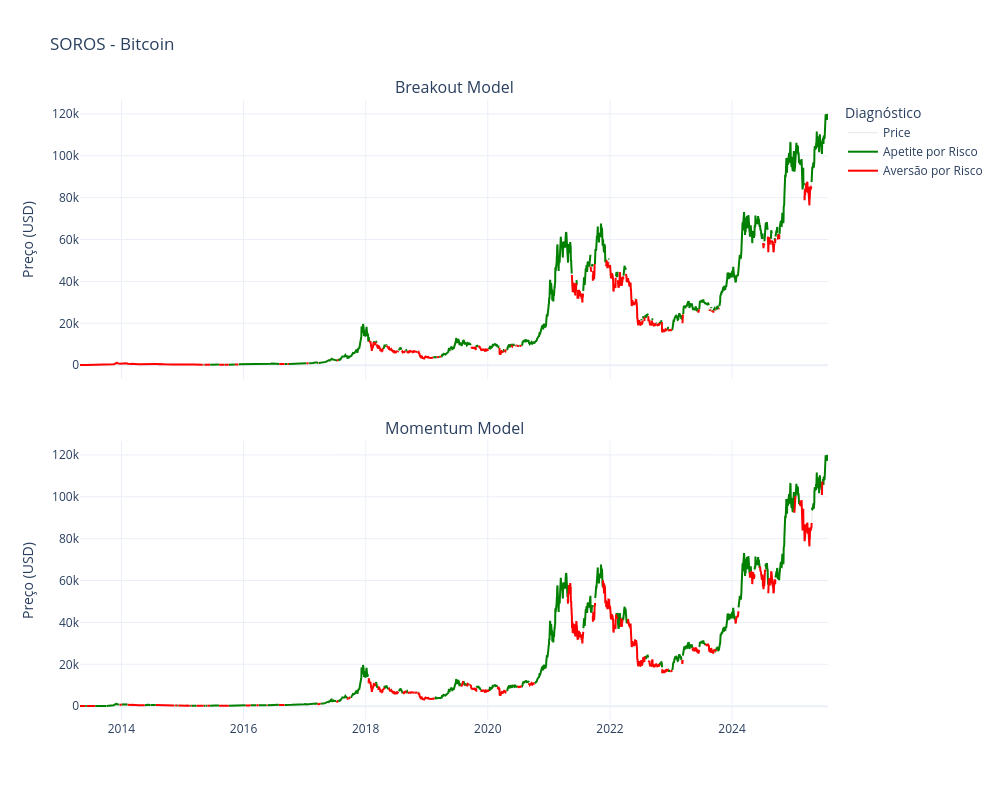

Notebook source saved alongside this figure:
### Code cell
import numpy as np
import pandas as pd
import plotly.graph_objects as go
from plotly.subplots import make_subplots


# Get price data
asset_data = analyzer.get_asset_data(asset_id).price_data
close_prices = asset_data['close']

# Determine if we should show BTC charts based on asset_id
show_btc_charts = asset_id != 'bitcoin'

# Create subplots with appropriate number of rows
if show_btc_charts:
    # Show both USD and BTC charts (4 rows)
    fig = make_subplots(rows=4, cols=1, 
                        subplot_titles=("Donchian Breakout Model BTC", 
                                       "Donchian Breakout Model USD", 
                                       "RSI Bullish BTC",
                                       "RSI Bullish USD"),
                        vertical_spacing=0.1,
                        shared_xaxes=True)
    num_rows = 4
else:
    # Only show USD charts (2 rows)
    fig = make_subplots(rows=2, cols=1, 
                        subplot_titles=("Breakout Model", 
                                        "Momentum Model"),
                        vertical_spacing=0.1,
                        shared_xaxes=True)
    num_rows = 2

# Add background price line with low alpha to all charts
for i in range(1, num_rows + 1):
    fig.add_trace(go.Scatter(
        x=close_prices.index, 
        y=close_prices, 
        mode='lines', 
        name='Price',
        line=dict(color='gray', width=1),
        opacity=0.2,
        showlegend=False if i > 1 else True
    ), row=i, col=1)

# Current row tracker for USD-only mode
current_row = 1

# 1. Donchian Ensemble BTC (only if not bitcoin)
if show_btc_charts:
    values_btc = analyzer.get_asset_data(asset_id).get_signal('DonchianEnsembleBTC').values
    bull_btc = values_btc == 1
    bear_btc = values_btc == 0

    green_column_btc = pd.Series(np.nan, index=close_prices.index)
    red_column_btc = pd.Series(np.nan, index=close_prices.index)

    green_column_btc[bull_btc] = close_prices[bull_btc]
    red_column_btc[bear_btc] = close_prices[bear_btc]

    fig.add_trace(go.Scatter(
        x=green_column_btc.index, 
        y=green_column_btc, 
        mode='lines', 
        name='Bullish BTC (1)',
        line=dict(color='green')
    ), row=1, col=1)

    fig.add_trace(go.Scatter(
        x=red_column_btc.index, 
        y=red_column_btc, 
        mode='lines', 
        name='Bearish/Neutral BTC (0)',
        line=dict(color='red')
    ), row=1, col=1)
    
    current_row += 1

# 2. Donchian Ensemble USD
values_usd = analyzer.get_asset_data(asset_id).get_signal('DonchianEnsembleUSD').values
bull_usd = values_usd == 1
bear_usd = values_usd == 0

green_column_usd = pd.Series(np.nan, index=close_prices.index)
red_column_usd = pd.Series(np.nan, index=close_prices.index)

green_column_usd[bull_usd] = close_prices[bull_usd]
red_column_usd[bear_usd] = close_prices[bear_usd]

fig.add_trace(go.Scatter(
    x=green_column_usd.index, 
    y=green_column_usd, 
    mode='lines', 
    name='Apetite por Risco',
    line=dict(color='green'),
    showlegend=current_row == 1  # Only show in legend if it's the first row
), row=current_row, col=1)

fig.add_trace(go.Scatter(
    x=red_column_usd.index, 
    y=red_column_usd, 
    mode='lines', 
    name='Aversão por Risco',
    line=dict(color='red'),
    showlegend=current_row == 1  # Only show in legend if it's the first row
), row=current_row, col=1)

current_row += 1

# 3. RSI Bullish BTC (only if not bitcoin)
if show_btc_charts:
    rsi_bullish_btc = analyzer.get_asset_data(asset_id).get_signal('RSI_Bullish_BTC').values
    
    bull_rsi_btc = rsi_bullish_btc == 1
    not_bull_rsi_btc = ~bull_rsi_btc

    green_column_rsi_btc = pd.Series(np.nan, index=close_prices.index)
    red_column_rsi_btc = pd.Series(np.nan, index=close_prices.index)

    green_column_rsi_btc[bull_rsi_btc] = close_prices[bull_rsi_btc]
    red_column_rsi_btc[not_bull_rsi_btc] = close_prices[not_bull_rsi_btc]

    fig.add_trace(go.Scatter(
        x=green_column_rsi_btc.index, 
        y=green_column_rsi_btc, 
        mode='lines', 
        name='RSI Bullish BTC (1)',
        line=dict(color='green'),
        showlegend=True
    ), row=current_row, col=1)

    fig.add_trace(go.Scatter(
        x=red_column_rsi_btc.index, 
        y=red_column_rsi_btc, 
        mode='lines', 
        name='Not RSI Bullish BTC (0)',
        line=dict(color='red'),
        showlegend=True
    ), row=current_row, col=1)
    
    current_row += 1

# 4. RSI Bullish USD
rsi_bullish_usd = analyzer.get_asset_data(asset_id).get_signal('RSI_Bullish_USD').values

bull_rsi_usd = rsi_bullish_usd == 1
not_bull_rsi_usd = ~bull_rsi_usd

green_column_rsi_usd = pd.Series(np.nan, index=close_prices.index)
red_column_rsi_usd = pd.Series(np.nan, index=close_prices.index)

green_column_rsi_usd[bull_rsi_usd] = close_prices[bull_rsi_usd]
red_column_rsi_usd[not_bull_rsi_usd] = close_prices[not_bull_rsi_usd]

fig.add_trace(go.Scatter(
    x=green_column_rsi_usd.index, 
    y=green_column_rsi_usd, 
    mode='lines', 
    name='RSI Bullish USD (1)',
    line=dict(color='green'),
    showlegend=current_row == 3  # Only show in legend if it's the first row in USD-only mode
), row=current_row, col=1)

fig.add_trace(go.Scatter(
    x=red_column_rsi_usd.index, 
    y=red_column_rsi_usd, 
    mode='lines', 
    name='Not RSI Bullish USD (0)',
    line=dict(color='red'),
    showlegend=current_row == 3  # Only show in legend if it's the first row in USD-only mode
), row=current_row, col=1)

# Update layout
fig.update_layout(
    title=f'SOROS - {asset_id.capitalize()}',
    xaxis_title='',
    legend_title='Diagnóstico',
    height=800 if asset_id == 'bitcoin' else 1600,  # Adjust height based on number of charts
    width=1000,
    template='plotly_white'
)

# Update y-axis titles for all rows
for i in range(1, num_rows + 1):
    fig.update_yaxes(title_text="Preço (USD)", row=i, col=1)

# Show the plot
fig.show()

### Figure 1 — Plotly figure (JSON) as saved in the notebook; plotly's stock layout.template omitted (floating-point values rounded to 4 significant figures; data arrays with more than 128 entries replaced by an {"elided": "..."} marker saying what was removed)
{"data": [{"line": {"color": "gray", "width": 1}, "mode": "lines", "name": "Price", "opacity": 0.2, "showlegend": true, "type": "scatter", "x": {"elided": "4475 str values"}, "xaxis": "x", "y": {"elided": "4475 float values"}, "yaxis": "y"}, {"line": {"color": "gray", "width": 1}, "mode": "lines", "name": "Price", "opacity": 0.2, "showlegend": false, "type": "scatter", "x": {"elided": "4475 str values"}, "xaxis": "x2", "y": {"elided": "4475 float values"}, "yaxis": "y2"}, {"line": {"color": "green"}, "mode": "lines", "name": "Apetite por Risco", "showlegend": true, "type": "scatter", "x": {"elided": "4475 str values"}, "xaxis": "x", "y": {"elided": "4475 float values"}, "yaxis": "y"}, {"line": {"color": "red"}, "mode": "lines", "name": "Aversão por Risco", "showlegend": true, "type": "scatter", "x": {"elided": "4475 str values"}, "xaxis": "x", "y": {"elided": "4475 float values"}, "yaxis": "y"}, {"line": {"color": "green"}, "mode": "lines", "name": "RSI Bullish USD (1)", "showlegend": false, "type": "scatter", "x": {"elided": "4475 str values"}, "xaxis": "x2", "y": {"elided": "4475 float values"}, "yaxis": "y2"}, {"line": {"color": "red"}, "mode": "lines", "name": "Not RSI Bullish USD (0)", "showlegend": false, "type": "scatter", "x": {"elided": "4475 str values"}, "xaxis": "x2", "y": {"elided": "4475 float values"}, "yaxis": "y2"}], "layout": {"annotations": [{"font": {"size": 16}, "showarrow": false, "text": "Breakout Model", "x": 0.5, "xanchor": "center", "xref": "paper", "y": 1, "yanchor": "bottom", "yref": "paper"}, {"font": {"size": 16}, "showarrow": false, "text": "Momentum Model", "x": 0.5, "xanchor": "center", "xref": "paper", "y": 0.45, "yanchor": "bottom", "yref": "paper"}], "height": 800, "legend": {"title": {"text": "Diagnóstico"}}, "title": {"text": "SOROS - Bitcoin"}, "width": 1000, "xaxis": {"anchor": "y", "domain": [0, 1], "matches": "x2", "showticklabels": false, "title": {"text": ""}}, "xaxis2": {"anchor": "y2", "domain": [0, 1]}, "yaxis": {"anchor": "x", "domain": [0.55, 1], "title": {"text": "Preço (USD)"}}, "yaxis2": {"anchor": "x2", "domain": [0, 0.45], "title": {"text": "Preço (USD)"}}}}
